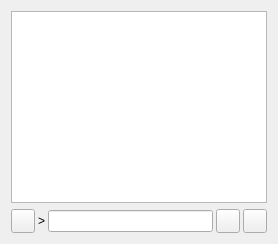
                    <widget class="QWidget" name="tab_console">
                        <attribute name="title">
                            <string>&amp;Console</string>
                        </attribute>
                        <layout class="QGridLayout" name="gridLayout">
                            <item row="0" column="0">
                                <widget class="QTextEdit" name="messagesWidget">
                                    <property name="minimumSize">
                                        <size>
                                            <width>0</width>
                                            <height>100</height>
                                        </size>
                                    </property>
                                    <property name="readOnly">
                                        <bool>true</bool>
                                    </property>
                                    <property name="tabKeyNavigation" stdset="0">
                                        <bool>false</bool>
                                    </property>
                                    <property name="columnCount" stdset="0">
                                        <number>2</number>
                                    </property>
                                </widget>
                            </item>
                            <item row="1" column="0">
                                <layout class="QHBoxLayout" name="horizontalLayout">
                                    <property name="spacing">
                                        <number>3</number>
                                    </property>
                                    <item>
                                        <widget class="QPushButton" name="copyButton">
                                            <property name="maximumSize">
                                                <size>
                                                    <width>24</width>
                                                    <height>24</height>
                                                </size>
                                            </property>
                                            <property name="toolTip">
                                                <string>Copy to clipboard</string>
                                            </property>
                                            <property name="text">
                                                <string/>
                                            </property>
                                            <property name="icon">
                                                <iconset resource="../bitcoin.qrc">
                                                    <normaloff>:/icons/editcopy</normaloff>:/icons/editcopy</iconset>
                                            </property>
                                            <property name="shortcut">
                                                <string notr="true">Ctrl+M</string>
                                            </property>
                                            <property name="autoDefault">
                                                <bool>false</bool>
                                            </property>
                                        </widget>
                                    </item>
                                    <item>
                                        <widget class="QLabel" name="label">
                                            <property name="text">
                                                <string notr="true">&gt;</string>
                                            </property>
                                        </widget>
                                    </item>
                                    <item>
                                        <widget class="QLineEdit" name="lineEdit"/>
                                    </item>
                                    <item>
                                        <widget class="QToolButton" name="pasteButton">
                                            <property name="sizePolicy">
                                                <sizepolicy hsizetype="Minimum" vsizetype="Fixed">
                                                    <horstretch>0</horstretch>
                                                    <verstretch>0</verstretch>
                                                </sizepolicy>
                                            </property>
                                            <property name="minimumSize">
                                                <size>
                                                    <width>24</width>
                                                    <height>24</height>
                                                </size>
                                            </property>
                                            <property name="maximumSize">
                                                <size>
                                                    <width>24</width>
                                                    <height>24</height>
                                                </size>
                                            </property>
                                            <property name="toolTip">
                                                <string>Paste from clipboard</string>
                                            </property>
                                            <property name="text">
                                                <string/>
                                            </property>
                                            <property name="icon">
                                                <iconset resource="../bitcoin.qrc">
                                                    <normaloff>:/icons/editpaste</normaloff>:/icons/editpaste</iconset>
                                            </property>
                                            <property name="shortcut">
                                                <string>Alt+P</string>
                                            </property>
                                        </widget>
                                    </item>
                                    <item>
                                        <widget class="QToolButton" name="clearButton">
                                            <property name="sizePolicy">
                                                <sizepolicy hsizetype="Minimum" vsizetype="Fixed">
                                                    <horstretch>0</horstretch>
                                                    <verstretch>0</verstretch>
                                                </sizepolicy>
                                            </property>
                                            <property name="minimumSize">
                                                <size>
                                                    <width>24</width>
                                                    <height>24</height>
                                                </size>
                                            </property>
                                            <property name="maximumSize">
                                                <size>
                                                    <width>24</width>
                                                    <height>24</height>
                                                </size>
                                            </property>
                                            <property name="toolTip">
                                                <string>Clear history</string>
                                            </property>
                                            <property name="text">
                                                <string/>
                                            </property>
                                            <property name="icon">
                                                <iconset resource="../bitcoin.qrc">
                                                    <normaloff>:/icons/quit</normaloff>:/icons/quit</iconset>
                                            </property>
                                            <property name="shortcut">
                                                <string>CTRL+L</string>
                                            </property>
                                        </widget>
                                    </item>
                                </layout>
                            </item>
                        </layout>
                    </widget>
